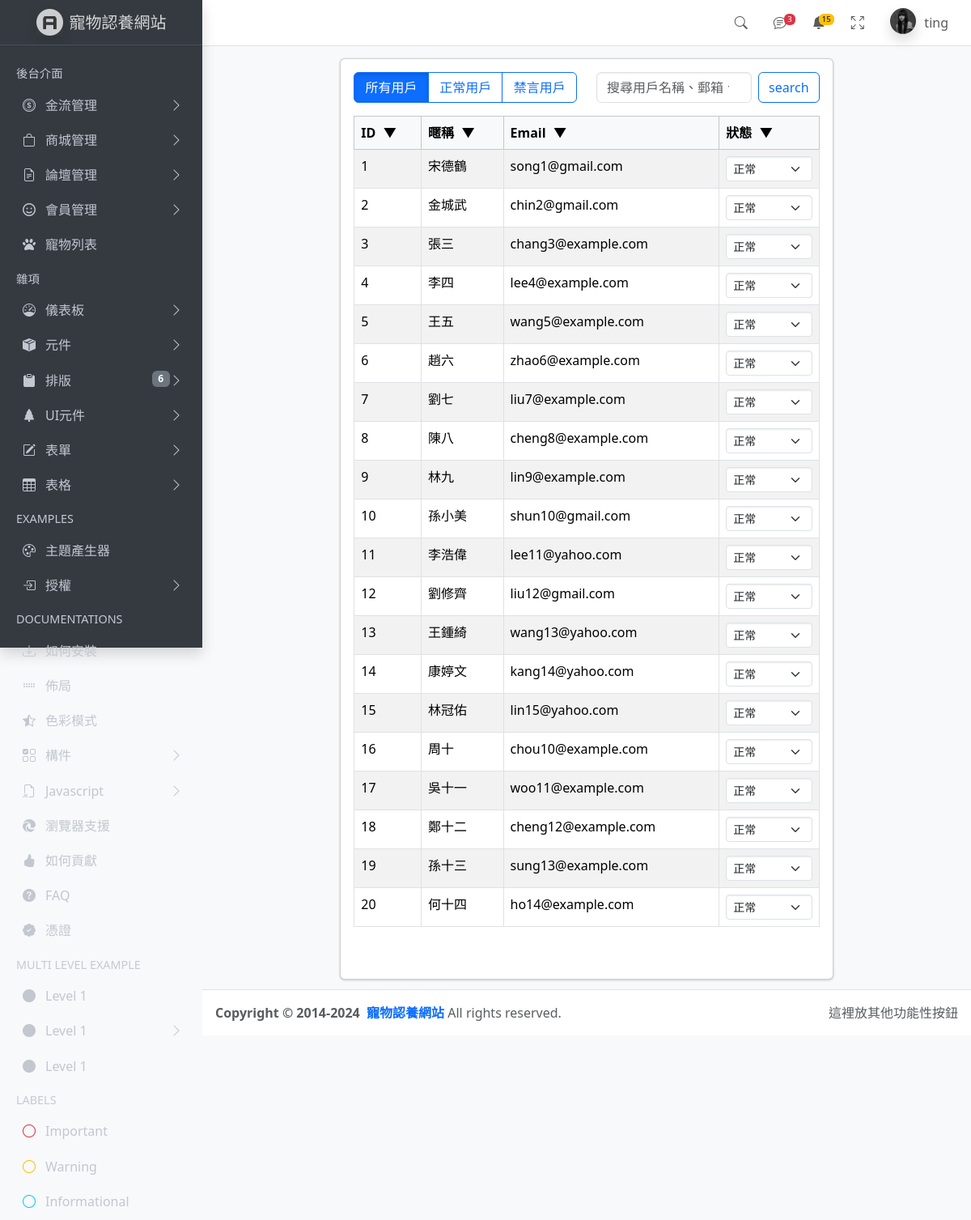
/dist/pages/forums/user_status.php (signed in), run on the app's committed database.
### tables this page shows
CREATE TABLE `users` (
  `user_id` int NOT NULL,
  `user_email` varchar(255) NOT NULL,
  `user_password` varchar(255) NOT NULL,
  `user_name` varchar(255) NOT NULL,
  `user_number` varchar(255) NOT NULL,
  `user_address` varchar(255) NOT NULL,
  `user_birthday` date DEFAULT NULL,
  `user_level` varchar(255) DEFAULT NULL,
  `profile_picture` varchar(255) DEFAULT NULL,
  `user_status` varchar(255) DEFAULT NULL
);

### dist/pages/forums/user_status.php (the view, shortened to what this page needs)
<?php require __DIR__ . '/../parts/init.php';
$perPage = 25;
$page = isset($_GET['page']) ? intval($_GET['page']) : 1;
$status_filter = isset($_GET['status']) ? $_GET['status'] : 'all';
$where = ' WHERE 1 ';
$t_sql = "SELECT COUNT(1) FROM `users` $where";
$totalRows = $pdo->query($t_sql)->fetch(PDO::FETCH_NUM)[0];
$rows = [];
if ($totalRows > 0) {
  $sql = sprintf("SELECT user_id, user_name, user_email, user_status FROM users
  %s ORDER BY user_id LIMIT %s, %s",
  $where, ($page - 1) * $perPage, $perPage);
  $rows = $pdo->query($sql)->fetchAll();
}
?>
<?php include ROOT_PATH . 'dist/pages/parts/head.php' ?>
<body class="layout-fixed sidebar-expand-lg bg-body-tertiary">
  <div class="app-wrapper">
    <?php include ROOT_PATH . 'dist/pages/parts/navbar.php' ?>
    <?php include ROOT_PATH . 'dist/pages/parts/sidebar.php' ?>
    <br>
    <main class="app-main pt-5">
      <div class="container-fluid">
        <div class="row justify-content-center">
          <div class="col-lg-10 col-xl-8">
            <div class="card">
              <div class="card-body">
                <div class="row mb-3">
                  <div class="col-md-6 mb-2 mb-md-0">
                    <div class="btn-group w-100" role="group" aria-label="User status filter">
                      <a href="?status=all" class="btn btn-outline-primary <?= $status_filter === 'all' ? 'active' : '' ?>">所有用戶</a>
                      <a href="?status=正常" class="btn btn-outline-primary <?= $status_filter === '正常' ? 'active' : '' ?>">正常用戶</a>
                      <a href="?status=禁言" class="btn btn-outline-primary <?= $status_filter === '禁言' ? 'active' : '' ?>">禁言用戶</a>
                    </div>
                  </div>
                  <div class="col-md-6">
                    <form class="d-flex" role="search" id="searchForm">
                      <input class="form-control me-2"
                        id="searchInput"
                        name="keyword"
                        value="<?= empty($_GET['keyword']) ? '' : htmlentities($_GET['keyword']) ?>"
                        type="search" placeholder="搜尋用戶名稱、郵箱、狀態等" aria-label="Search">
                      <button class="btn btn-outline-primary" type="submit">search</button>
                    </form>
                  </div>
                </div>
                <div class="table-responsive">
                  <table class="table table-bordered table-striped table-hover">
                    <thead class="table-light">
                      <tr>
                      <tr>
    <th>ID <span class="sort-icon" data-column="user_id"></span></th>
    <th>暱稱 <span class="sort-icon" data-column="user_name"></span></th>
    <th>Email <span class="sort-icon" data-column="user_email"></span></th>
    <th>狀態 <span class="sort-icon" data-column="user_status"></span></th>
  </tr>
                      </tr>
                    </thead>
                    <tbody>
                    <?php foreach ($rows as $r): ?>
                      <tr>
                        <td><?= $r['user_id'] ?></td>
                        <td><?= htmlentities($r['user_name']) ?></td>
                        <td><?= htmlentities($r['user_email']) ?></td>
                        <td>
                          <select class="form-select form-select-sm status-select" data-user-id="<?= $r['user_id'] ?>" data-original-status="<?= $r['user_status'] ?>">
                            <option value="正常" <?= $r['user_status'] == '正常' ? 'selected' : '' ?>>正常</option>
                          </select>
                        </td>
                      </tr>
                    <?php endforeach; ?>
                    </tbody>
                  </table>
                </div>
                <div class="d-flex justify-content-center mt-3">
                </div>
              </div>
            </div>
          </div>
        </div>
      </div>
    </main>
    <?php include ROOT_PATH . 'dist/pages/parts/footer.php' ?>
  </div>
</body>
</html>

### dist/pages/forums/user_status.php (style rules this page uses)
.sort-icon { display: inline-block; margin-left: 5px; cursor: pointer; color: black; user-select: none; }
.sort-icon:not(.asc)::after { content: '▼'; }

### data on the page
users: user_id "1", user_name "宋德鶴", user_email "song1@gmail.com", user_id+user_status "正常"
users: user_id "2", user_name "金城武", user_email "chin2@gmail.com", user_id+user_status "正常"
users: user_id "3", user_name "張三", user_email "chang3@example.com", user_id+user_status "正常"
users: user_id "4", user_name "李四", user_email "lee4@example.com", user_id+user_status "正常"
users: user_id "5", user_name "王五", user_email "wang5@example.com", user_id+user_status "正常"
users: user_id "6", user_name "趙六", user_email "zhao6@example.com", user_id+user_status "正常"
users: user_id "7", user_name "劉七", user_email "liu7@example.com", user_id+user_status "正常"
users: user_id "8", user_name "陳八", user_email "cheng8@example.com", user_id+user_status "正常"
users: user_id "9", user_name "林九", user_email "lin9@example.com", user_id+user_status "正常"
users: user_id "10", user_name "孫小美", user_email "shun10@gmail.com", user_id+user_status "正常"
users: user_id "11", user_name "李浩偉", user_email "lee11@yahoo.com", user_id+user_status "正常"
users: user_id "12", user_name "劉修齊", user_email "liu12@gmail.com", user_id+user_status "正常"
users: user_id "13", user_name "王鍾綺", user_email "wang13@yahoo.com", user_id+user_status "正常"
users: user_id "14", user_name "康婷文", user_email "kang14@yahoo.com", user_id+user_status "正常"
users: user_id "15", user_name "林冠佑", user_email "lin15@yahoo.com", user_id+user_status "正常"
users: user_id "16", user_name "周十", user_email "chou10@example.com", user_id+user_status "正常"
users: user_id "17", user_name "吳十一", user_email "woo11@example.com", user_id+user_status "正常"
users: user_id "18", user_name "鄭十二", user_email "cheng12@example.com", user_id+user_status "正常"
users: user_id "19", user_name "孫十三", user_email "sung13@example.com", user_id+user_status "正常"
users: user_id "20", user_name "何十四", user_email "ho14@example.com", user_id+user_status "正常"

### other printed values
$current_account "ting"
